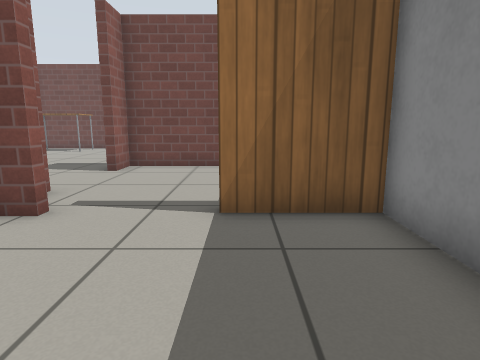
View 1 (above)

21 first-person views from a walk through a Gazebo world. The camera is 0.72 m above the floor, tilts 10° down and sees 75° across. The floor is counted in squares, 0.5 m on a side. Each view is taken from the middle of a square. On the plan, view 1 faces up. The plan holds only what a view shows up to about 15 squares ahead; the rest is blank. Simple patterns stand in for the simulator's built-in surfaces.

View 2
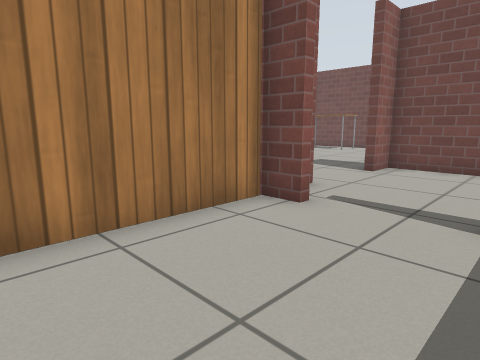

View 3
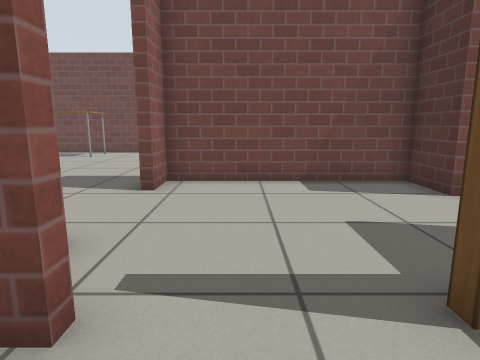

View 4
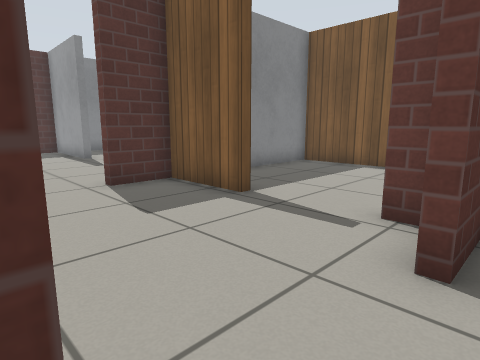

View 5
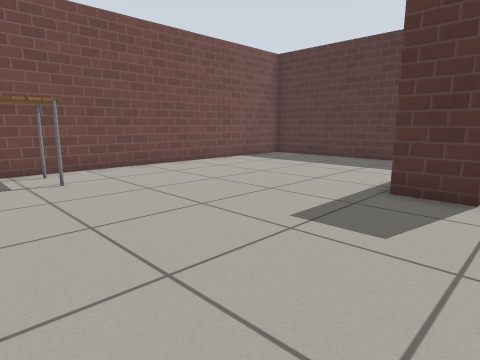

View 6
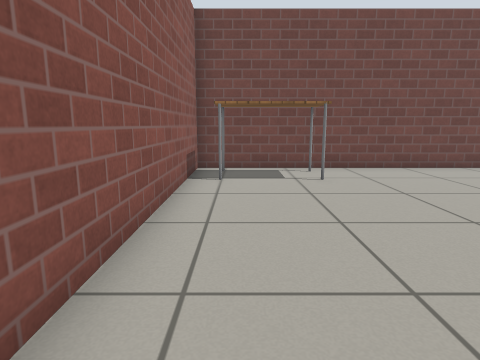

View 7
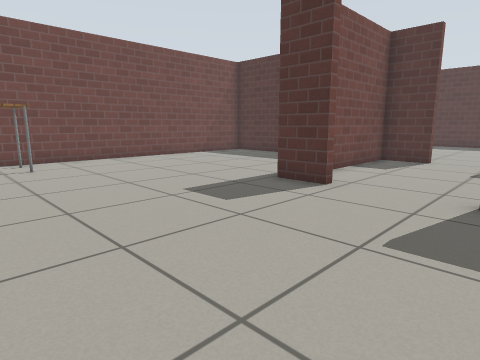

View 8
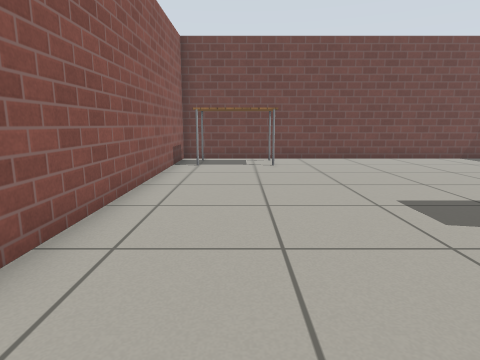

View 9
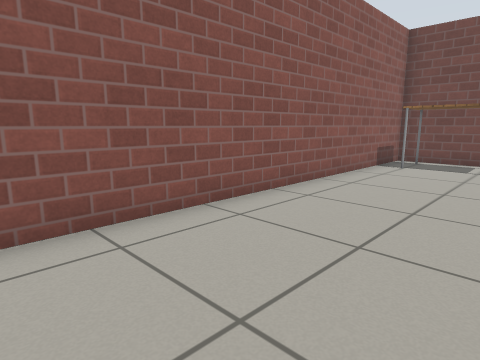

View 10
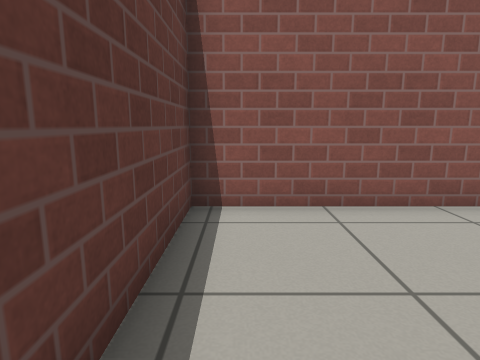

View 11
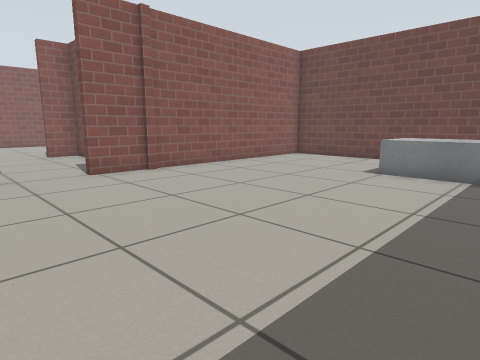

View 12
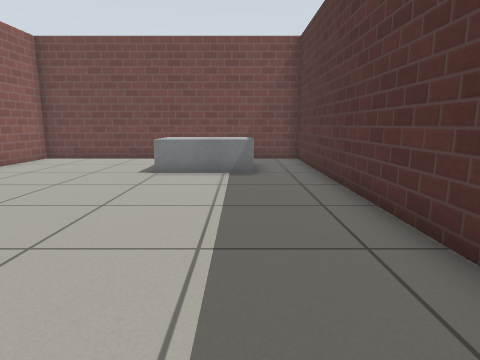

View 13
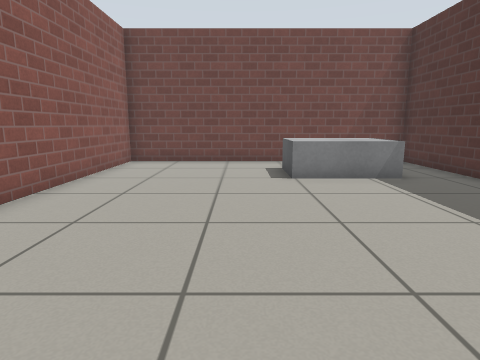

View 14
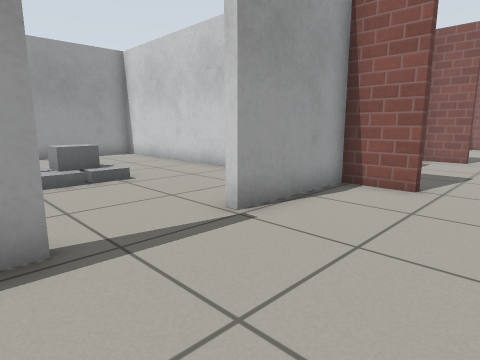

View 15
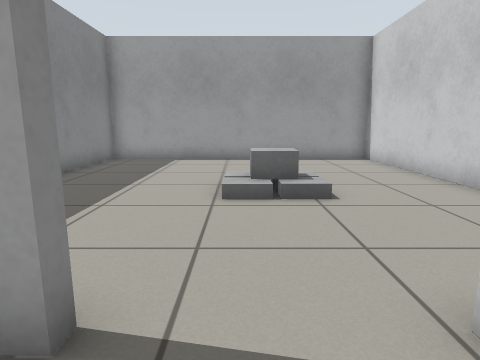

View 16
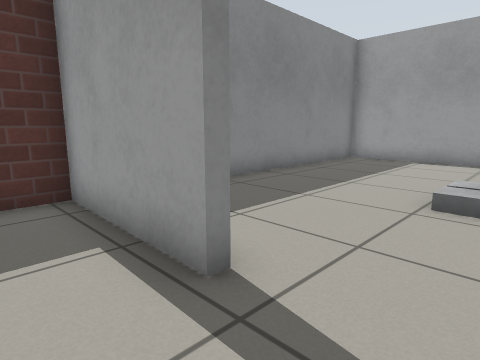

View 17
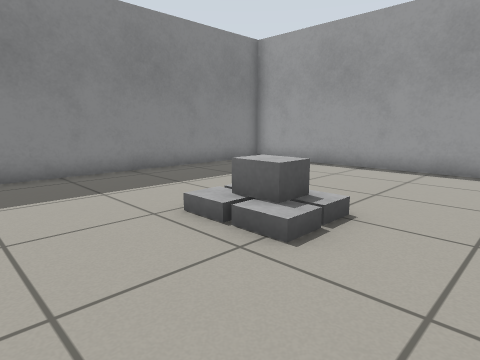

View 18
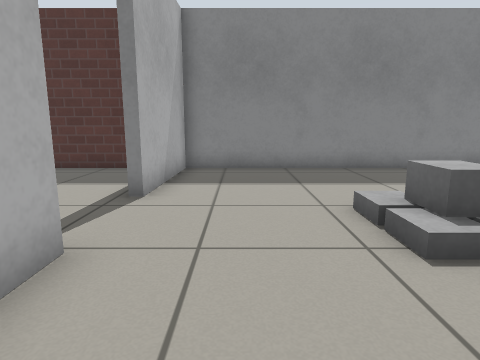

View 19
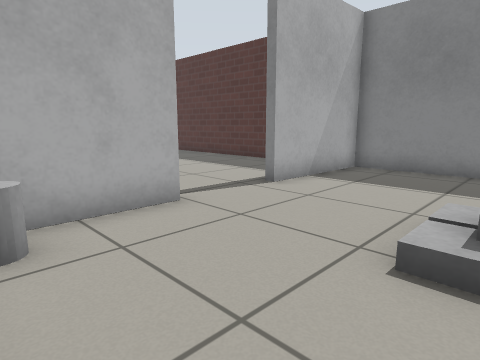

View 20
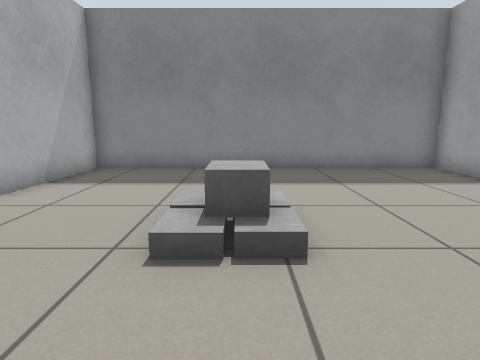

View 21
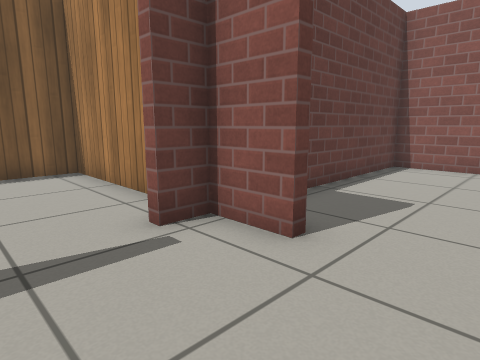

### Floor plan
Ten units are one square. View 1 is at (0, 0); x grows to the right and y downward. Boxes are objects, and circles mark ways between rooms. Rooms are numbered by the first view taken in them; rooms with no view inside come last. Other rooms are left out.
<svg viewBox="-129 -200 269 271">
<path fill="none" stroke="#000" d="M-32 -48 -42 -48 -42 11 23 11 23 -50 -4 -50M-42 -97 -42 -114M23 -135 23 -178M5 -195 -124 -195 -124 -51 -70 -51M-45 -53 -45 -69M26 -111 26 -93 23 -93M92 -50 92 -51 135 -51 135 -195 26 -195 26 -114M23 -70 26 -70 26 -53 64 -53M26 -10 26 66 135 66 135 -50 92 -50M64 -50 36 -50M-4 -53 23 -53 23 -70M-42 -69 -42 -51 -32 -51 -32 -48M23 -93 23 -110 -39 -110 -39 -97"/>
<rect x="-115" y="-195" width="30" height="30" fill="#bbb"><title>table</title></rect>
<rect x="85" y="-175" width="30" height="20" fill="#bbb"><title>dumpster</title></rect>
<rect x="25" y="-45" width="10" height="10" fill="#bbb"><title>grey cylinder</title></rect>
<rect x="65" y="-5" width="20" height="10" fill="#bbb"><title>cardboard box</title></rect>
<circle cx="-20" cy="-50" r="3" fill="#2a7"/>
<circle cx="-40" cy="-80" r="3" fill="#2a7"/>
<circle cx="80" cy="-50" r="3" fill="#2a7"/>
<circle cx="20" cy="-85" r="3" fill="#2a7"/>
<text x="-10" y="-20">1</text>
<text x="-60" y="-130">2</text>
<text x="80" y="-120">3</text>
<text x="80" y="10">4</text>
<text x="-10" y="-80">5</text>
</svg>
Room 1 opens to room 5. Room 2 opens to room 5. Room 3 opens to room 4. Room 3 opens to room 5.

Where each view was taken, in squares from view 1:
view 1: 0 up, 0 right, facing up
view 2: 0 up, 0 right, facing up-left
view 3: 3 up, 2 left, facing up
view 4: 10 up, 5 left, facing down-right
view 5: 9 up, 11 left, facing up-right
view 6: 9 up, 11 left, facing up
view 7: 6 up, 11 left, facing up-right
view 8: 6 up, 10 left, facing up
view 9: 6 up, 8 left, facing up-left
view 10: 6 up, 7 left, facing left
view 11: 6 up, 12 right, facing up-left
view 12: 6 up, 11 right, facing up
view 13: 7 up, 7 right, facing up
view 14: 9 up, 10 right, facing down-left
view 15: 7 up, 8 right, facing down
view 16: 7 up, 7 right, facing down-right
view 17: 4 up, 4 right, facing down-right
view 18: 3 up, 3 right, facing right
view 19: 0 up, 3 right, facing up-right
view 20: 0 up, 3 right, facing right
view 21: 9 up, 1 left, facing down-left
